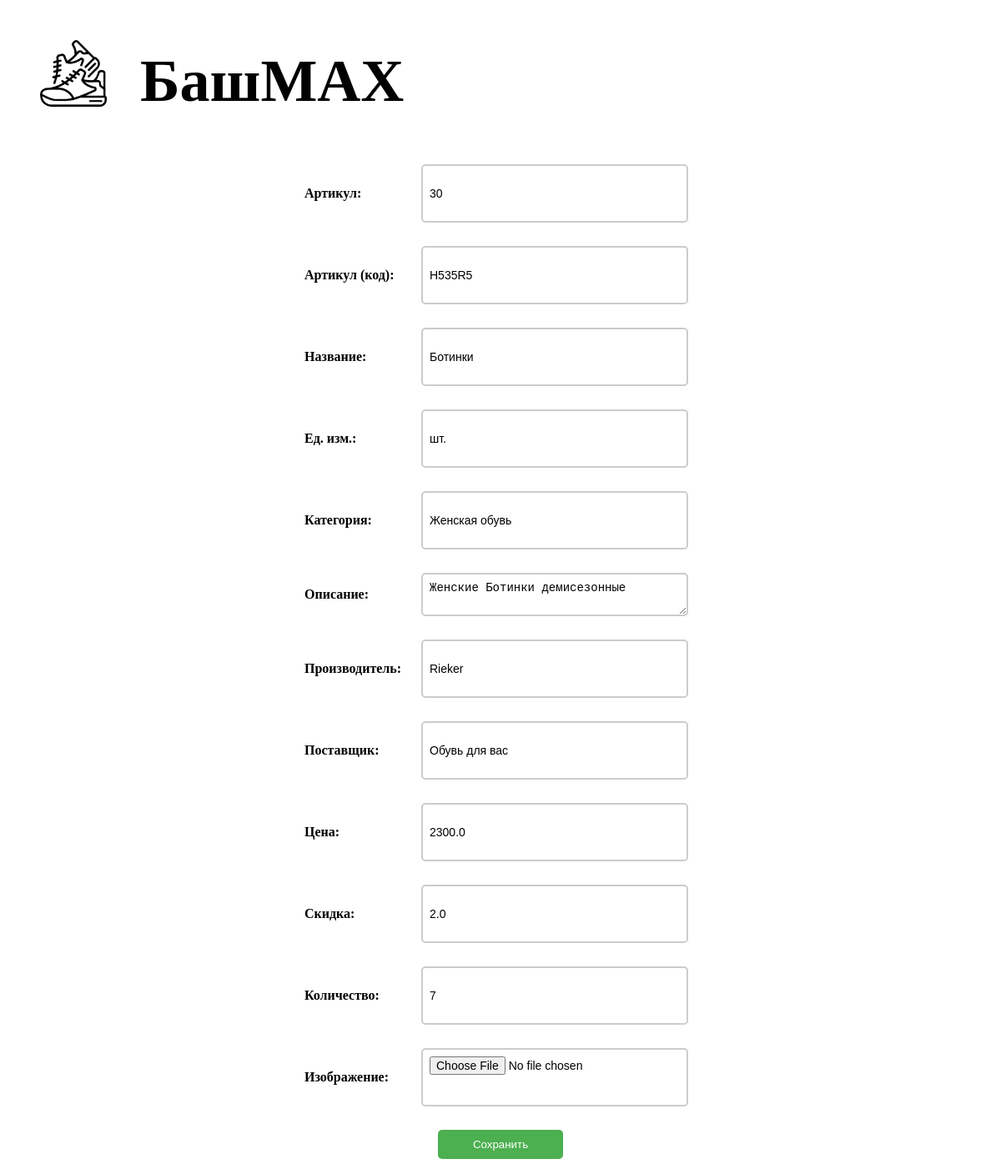
Page /edit_product/30 on the committed database.
### tables this page shows
CREATE TABLE products (
        id INTEGER PRIMARY KEY AUTOINCREMENT,
        artikul TEXT,
        name TEXT,
        unit TEXT,
        category TEXT,
        description TEXT,
        manufacturer TEXT,
        supplier TEXT,
        price REAL,
        discount REAL,
        quantity INTEGER,
        image TEXT
    );

### main.py (the view, shortened to what this page needs)
@app.route("/edit_product/<int:id>", methods=["GET", "POST"])
def edit_product(id):
    conn = get_db()
    cursor = conn.cursor()
    message = None
    cursor.execute("SELECT * FROM products WHERE id=?", (id,))
    cursor.execute("SELECT * FROM products WHERE id = ?", (id,))
    product = cursor.fetchone()
    conn.close()
    return render_template("edit_product.html", p=product)

### main.py (called while the page is built)
def get_db():
    conn = sqlite3.connect(DB_NAME)
    conn.row_factory = sqlite3.Row
    return conn

### templates/edit_product.html (shortened to what this page needs)
<!DOCTYPE html>
<html>
<head>
    <link rel="stylesheet" href="{{ url_for('static', filename='styles.css') }}">
</head>
<body>
<header>
    <div style="display: flex;">
        <img style="margin: 40px; width: 80px; height: 80px"
             src="{{ url_for('static', filename='images/Icon.png') }}">
        <h1 style="font-size: 72px">БашMAX</h1>
    </div>
</header>
<main>
    <form method="post" enctype="multipart/form-data">
        <div class="form-row">
            <label for="id">Артикул:</label>
            <input id="id" readonly name="id" value="{{p[0]}}">
        </div>
        <div class="form-row">
            <label for="artikul">Артикул (код):</label>
            <input id="artikul" name="artikul" value="{{p[1]}}">
        </div>
        <div class="form-row">
            <label for="name">Название:</label>
            <input id="name" name="name" value="{{p[2]}}">
        </div>
        <div class="form-row">
            <label for="unit">Ед. изм.:</label>
            <input id="unit" name="unit" value="{{p[3]}}">
        </div>
        <div class="form-row">
            <label for="category">Категория:</label>
            <input id="category" name="category" value="{{p[4]}}">
        </div>
        <div class="form-row">
            <label for="description">Описание:</label>
            <textarea id="description" name="description">{{p[5]}}</textarea>
        </div>
        <div class="form-row">
            <label for="manufacturer">Производитель:</label>
            <input id="manufacturer" name="manufacturer" value="{{p[6]}}">
        </div>
        <div class="form-row">
            <label for="supplier">Поставщик:</label>
            <input id="supplier" name="supplier" value="{{p[7]}}">
        </div>
        <div class="form-row">
            <label for="price">Цена:</label>
            <input id="price" name="price" min="0" step="0.01" value="{{p[8]}}">
        </div>
        <div class="form-row">
            <label for="discount">Скидка:</label>
            <input id="discount" name="discount" value="{{p[9]}}">
        </div>
        <div class="form-row">
            <label for="quantity">Количество:</label>
            <input id="quantity" name="quantity" step="1" min="0" value="{{p[10]}}">
        </div>
        <div class="form-row">
            <label>Изображение:</label>
            <input type="file" name="image">
        </div>
        <button type="submit">Сохранить</button>
    </form>
</main>
</body>
</html>

### static/styles.css (style rules this page uses)
input { display: flex; padding: 8px; margin: 10px; border: 2px solid #ccc; border-radius: 5px; font-size: 14px; justify-content:center; align-items:center; width: 300px; height: 50px }
textarea { padding: 8px; margin: 10px; border: 2px solid #ccc; border-radius: 5px; font-size: 14px; justify-content:center; align-items:center; width: 300px }
button { background-color: #4CAF50; color: white; border: none; margin: 10px; padding: 10px 15px; border-radius: 5px; cursor: pointer; width: 150px }
form { display: flex; flex-direction: column; align-items: center; }
.form-row { display: flex; align-items: center; margin-bottom: 8px; }
.form-row label { width: 120px; margin-right: 10px; font-weight: bold; }
.form-row input, .form-row textarea { flex: 1; }

### rows in the picture
products: id "30", artikul "H535R5", name "Ботинки", unit "шт.", category "Женская обувь", description "Женские Ботинки демисезонные", manufacturer "Rieker", supplier "Обувь для вас", price "2300.0", discount "2.0", quantity "7"
